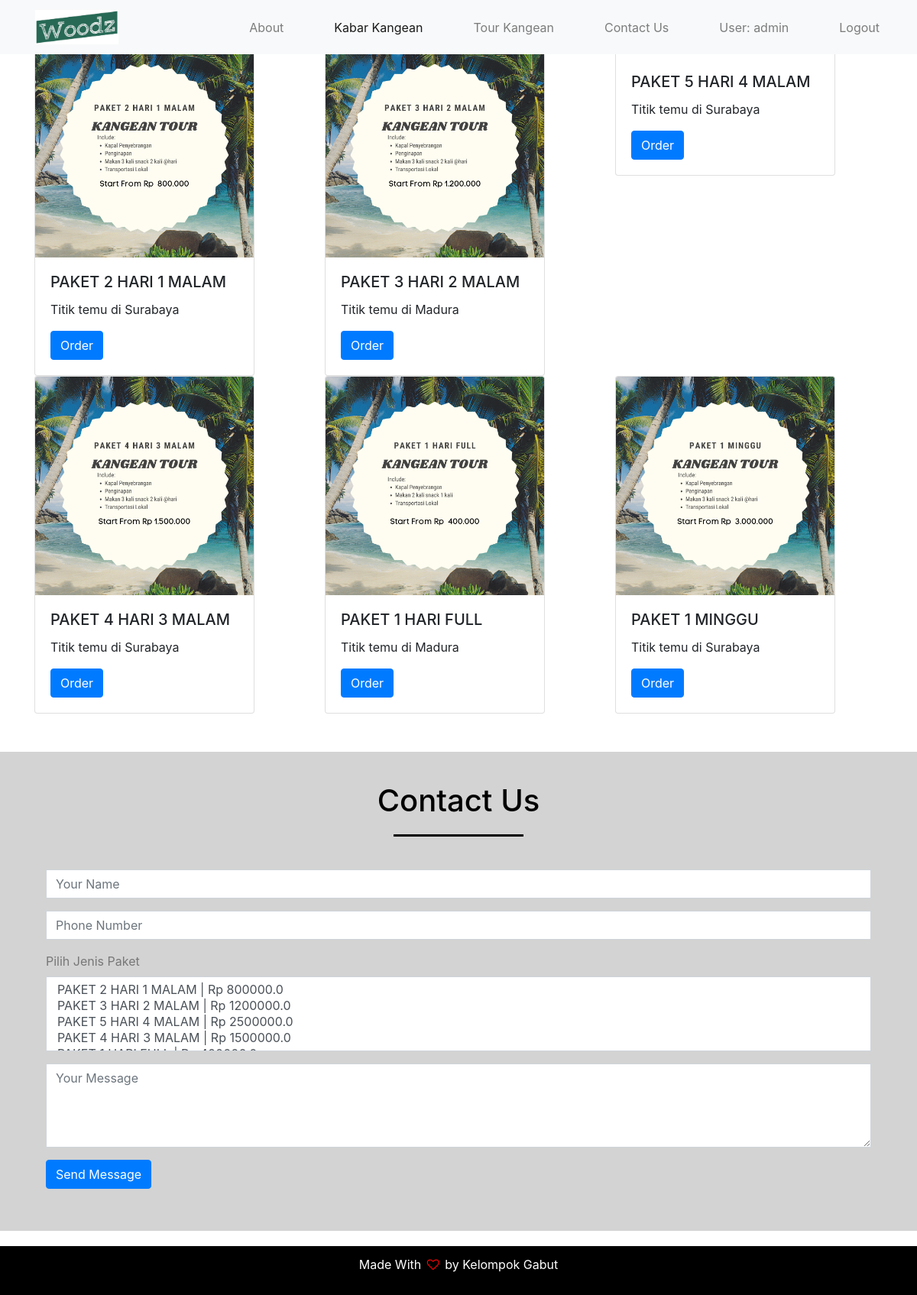
/katalog/ (signed in), run on the app's committed database.
### katalog/models.py (models this page shows)
class Product(models.Model):
    name = models.CharField(max_length=100)
    price = models.FloatField()
    Description = models.CharField(max_length=2083)
    image = models.ImageField(upload_to='image/')

### katalog/views.py (the view)
# urls.py: path('', views.index),
def index (request):
    products = P.objects.all()
    return render(request, 'katalog.html', {'products' : products})

### templates/katalog.html (shortened to what this page needs)
{% load static %}
<!DOCTYPE html>
<!DOCTYPE html>
<html>
<head>
	<link rel="stylesheet" href="{% static 'styles.css' %}">
	<link rel="stylesheet" href="https://stackpath.bootstrapcdn.com/bootstrap/4.4.1/css/bootstrap.min.css">
	<link rel="stylesheet" href="https://stackpath.bootstrapcdn.com/font-awesome/4.7.0/css/font-awesome.min.css">
<body>
	<header>
		<section id="nav-bar">
			<nav class="navbar navbar-expand-lg navbar-light bg-light">
			  <a class="navbar-brand" href="{% url 'index' %}"><img src="{% static 'Logo.png' %}"></a>
			  <div class="collapse navbar-collapse" id="navbarNav">
			    <ul class="navbar-nav ml-auto">
				  <li class="nav-item">
			        <a class="nav-link" href="{% url 'index' %}">About</a>
			      </li>
			      <li class="nav-item active">
			        <a class="nav-link" href="#">Kabar Kangean</a>
			      </li>
			      <li class="nav-item">
			        <a class="nav-link" href="#">Tour Kangean</a>
			      </li>
			      <li class="nav-item">
			        <a class="nav-link" href="#contact">Contact Us</a>
				  </li>
				  {% if user.is_authenticated %}
					<li class="nav-item">
					  <a class="nav-link">User: {{ user.get_username }}</a>
					</li>
					<li><a class="nav-link" href="{% url 'logout'%}">Logout</a></li>
				  {% else %}
					<li class="nav-item"><a class="nav-link" href="{% url 'login'%}?next={{request.path}}">Login</a></li>
				  {% endif %}
			    </ul>
			  </div>
			</nav>
		</section>
	</header>
	<main>
		<section id="card">
			<div class="container">
				<div class="row">
					{% for product in products %}
					<div class="col">
						<div class="card" style="width: 18rem;">
							<img src= "{{product.image.url}}" class="card-img-top" alt="...">
							<div class="card-body">
							<h5 class="card-title">{{ product.name }}</h5>
							<p class="card-text">{{ product.Description }}</p>
							<a href="{% url 'checkout' %}" class="btn btn-primary">Order</a>
							</div>
						</div>
					</div>
					{% endfor %}
				</div>
			</div>
		</section>
		<section id="contact">
			<div class="container">
				<h1>Contact Us</h1>
				<div class=row>
					<div class="col-md-12">
						<form class="contact-form">
							<div class="form-group">
								<input type="text" class="form-control" placeholder="Your Name" name="nama">
							</div>
							<div class="form-group">
								<input type="number" class="form-control" placeholder="Phone Number">
							</div>
							<div class="form-group">
								<label for="exampleFormControlSelect2">Pilih Jenis Paket</label>
								<select multiple class="form-control" id="exampleFormControlSelect2" name="paket">
									{% for packet in products %}
										<option > {{ packet.name }} | Rp {{packet.price}}</option>
									{% endfor %}
								</select>
							</div>
							<div class="form-group">
								<textarea class="form-control" rows="4" placeholder="Your Message"></textarea>
							</div>
							<button type="submit" class="btn btn-primary" > <a href="https://api.whatsapp.com/send?phone=6281230681858&text=Mas%20Rizqu%0ASaya%20ingin%20pesan%20untuk%20Tour%20Wisata%20Kangean" style="text-decoration: none; color: white;">Send Message</a> </button>
						</form>
					</div>
				</div>
			</div>
		</section>
	</main>
	<footer>
		<section id="footer">
			<div class="container">
				<p>Made With <i class="fa fa-heart-o"></i> by Kelompok Gabut</p>
			</div>
		</section>
	</footer>
</body>
</html>

### static/styles.css (style rules this page uses)
#nav-bar { position: fixed; top: 0; left: 0; right: 0; z-index: 10; }
.navbar-brand img { height: 45px; padding-left: 30px; }
.navbar-nav li { padding: 0 25px; }
.navbar-nav li a { float: right; text-align: left; }
.btn-primary { color: black; }
#card { padding-top: 50px; padding-bottom: 50px; }
.card-body { padding-bottom: 15px; padding-top: 15px; }
#contact { background: lightgrey; padding-top: 40px; padding-bottom: 40px; color: #777777; }
#contact h1::after { content: ''; background: black; display: block; height: 3px; width: 170px; margin: 20px auto 5px; }
#contact h1 { color: black; text-align: center; padding-bottom: 15px; }
.contact-form { padding: 15px; }
.form-control { border-radius: 0!important; border: none; }
#footer { background: black; color: #ffffff; padding: 12px; margin-top: 20px; text-align: center; }
.fa-heart-o { margin: 3px; color: red; }

### data on the page
Product: image (picture), name "PAKET 2 HARI 1 MALAM", Description "Titik temu di Surabaya"
Product: image (picture), name "PAKET 3 HARI 2 MALAM", Description "Titik temu di Madura"
Product: name "PAKET 5 HARI 4 MALAM", Description "Titik temu di Surabaya"
Product: image (picture), name "PAKET 4 HARI 3 MALAM", Description "Titik temu di Surabaya"
Product: image (picture), name "PAKET 1 HARI FULL", Description "Titik temu di Madura"
Product: image (picture), name "PAKET 1 MINGGU", Description "Titik temu di Surabaya"

### other printed values
{{ user.get_username }} "admin"
